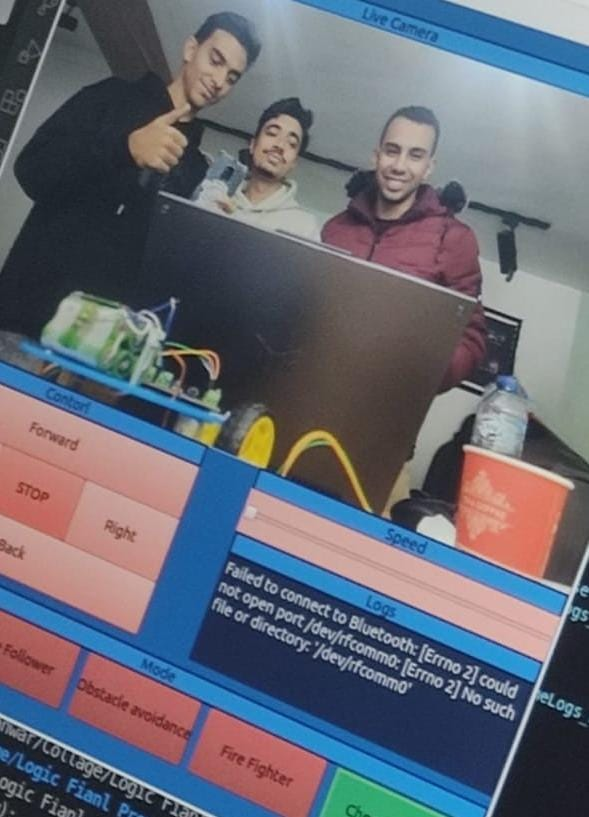
#> input picture GUI&Image_proc/Afay.jpeg, 589 x 817 px, given in place of video, which was not available
$ python ShapesDetection.py
#> lines starting #> are read from the running program, lines starting #| are printed output that depends on the picture; after the words box and inside, x2 and y2 are one past the last pixel; in counts of white or black regions, pixels touching at a corner belong together; pictures that were not available may be replaced by others from this repository, and a replacement may not be noted
import cv2
import numpy as np

# IP Camera stream URL
ip_camera_url = "http://192.168.45.234:8080/video"  # Replace with your IP camera's URL

# Open video capture from IP camera
video = cv2.VideoCapture(ip_camera_url)

# Desired window size
window_width = 770
window_height = 434

while True:
    ret, frame = video.read()
#> frame is the input picture: shape (817, 589, 3); mean B, G, R 115.8, 104.5, 101.4
    if not ret:
        print("Failed to grab frame from IP camera.")
        break

    # Convert to grayscale
    gray_frame = cv2.cvtColor(frame, cv2.COLOR_BGR2GRAY)
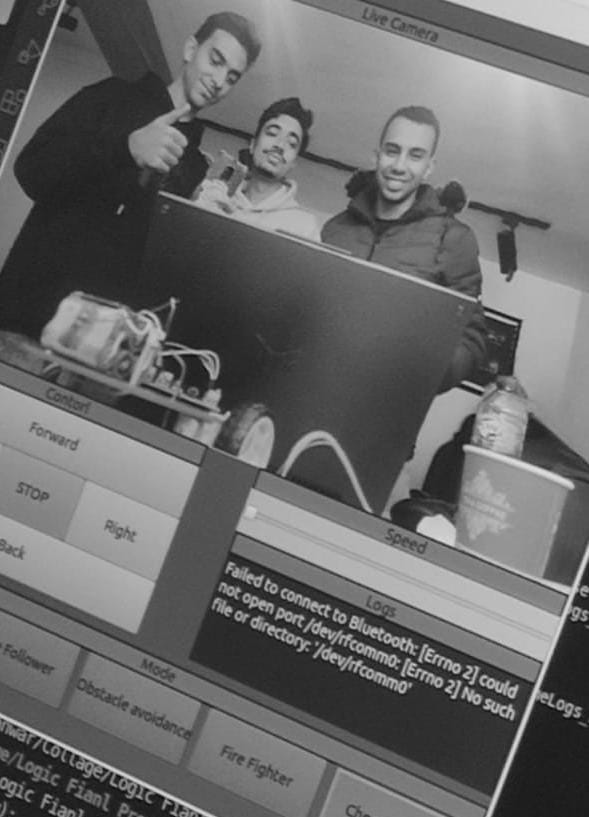
#> gray_frame: shape (817, 589); min 7, max 224, mean 104.9

    # Apply Gaussian blur to reduce noise
    blurred = cv2.GaussianBlur(gray_frame, (5, 5), 0)

    # Detect edges using Canny edge detection
    edges = cv2.Canny(blurred, 50, 150)
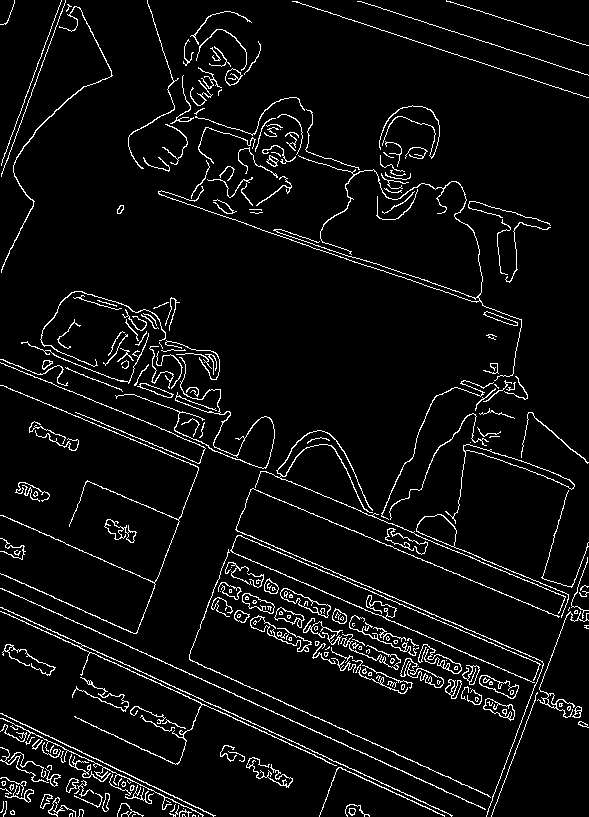
#> edges: shape (817, 589); 5.5% white in thin lines or dots

    # Resize the edges image to fit the smaller window
    edges_resized = cv2.resize(edges, (window_width, window_height))
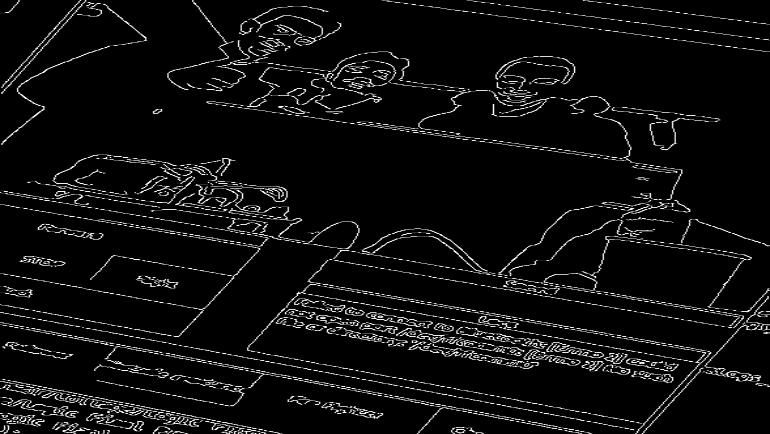
#> edges_resized: shape (434, 770); min 0, max 255, mean 13.9

    # Display the edges image
    cv2.imshow('Edges', edges_resized)

    # Find contours from edges
    contours, _ = cv2.findContours(edges, cv2.RETR_TREE, cv2.CHAIN_APPROX_SIMPLE)
#> contours = 378 contours, 256 with area under 20; largest, box (x1, y1, x2, y2) and area: (416, 514, 569, 618) 836, (416, 514, 457, 547) 790, (445, 444, 575, 524) 721, (463, 444, 575, 490) 690, (280, 588, 331, 618) 507

    for contour in contours:
        if cv2.contourArea(contour) > 200:
            # Approximate the contour
            epsilon = 0.02 * cv2.arcLength(contour, True)
            approx = cv2.approxPolyDP(contour, epsilon, True)
            # Determine the shape based on the number of vertices
            if len(approx) == 3:
                contour_area = cv2.contourArea(contour)
                shape_name = "Triangle"
                color = (0, 255, 0)  # Green
            elif len(approx) == 4:
                # Check if the shape is a rectangle or square
                x, y, w, h = cv2.boundingRect(approx)
                aspect_ratio = float(w) / h
                contour_area = cv2.contourArea(contour)
                area = w * h
                if 0.8 <= contour_area / area <= 1.2:
                    if 0.96 <= aspect_ratio <= 1.04:
                        shape_name = "Square"
                    else:
                        shape_name = "Rectangle"
                    color = (255, 0, 0)  # Blue
                else:
                    continue
            elif len(approx) > 4:
                # Check if the shape is a circle
                (x, y), radius = cv2.minEnclosingCircle(contour)
                circle_area = np.pi * (radius ** 2)
                contour_area = cv2.contourArea(contour)
                if 0.8 <= contour_area / circle_area <= 1.2:
                    shape_name = "Circle"
                    color = (0, 0, 255)  # Red
                else:
                    continue
        else:
            continue

        # Draw the contour and the shape name
        cv2.drawContours(frame, [approx], -1, color, 3)
        x, y = approx[0][0]  # Position for text
        cv2.putText(frame, shape_name, (x, y - 10), cv2.FONT_HERSHEY_SIMPLEX, 0.5, color, 2)
#> this loop made 378 passes
#> (epsilon, radius, circle_area, contour_area) on passes 80, 82, 101, 102, 123, 124, 194, 196, 202, 204, 205, 215: (1.88, 17.2, 929.9, 346.5), (2.71, 16.64, 870.2, 305), (2.31, 20.24, 1287.2, 425), (2.86, 20.01, 1258.4, 396), (2.74, 19.56, 1201.7, 303), (3.23, 19.14, 1150.6, 273), (2, 15.03, 710, 265), (1.63, 14.53, 663.7, 217.5), (47.58, 248.8, 194439.6, 294.5), (1.86, 17.68, 981.8, 325.5), (2.32, 17.22, 931.5, 304.5), (2.89, 26.67, 2234.5, 507)
#> (epsilon, approx, contour_area, shape_name, color) on pass 254: (5.26, [[463, 446], [529, 463], [574, 486]], 690.5, 'Triangle', (0, 255, 0))
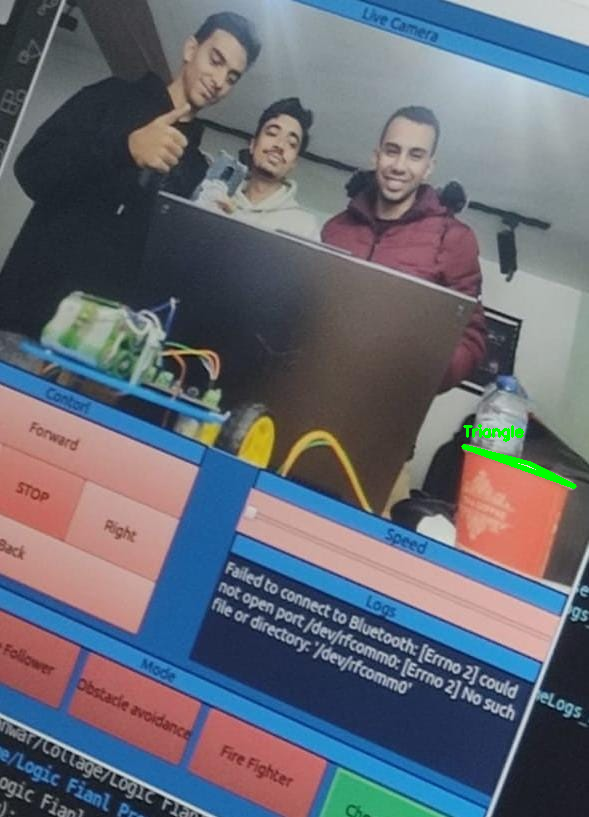
#> frame: shape (817, 589, 3); 0.29% of pixels changed, all inside (x1, y1, x2, y2) = (461, 424, 577, 489)

    # Resize the frame to fit the smaller window
    frame_resized = cv2.resize(frame, (window_width, window_height))
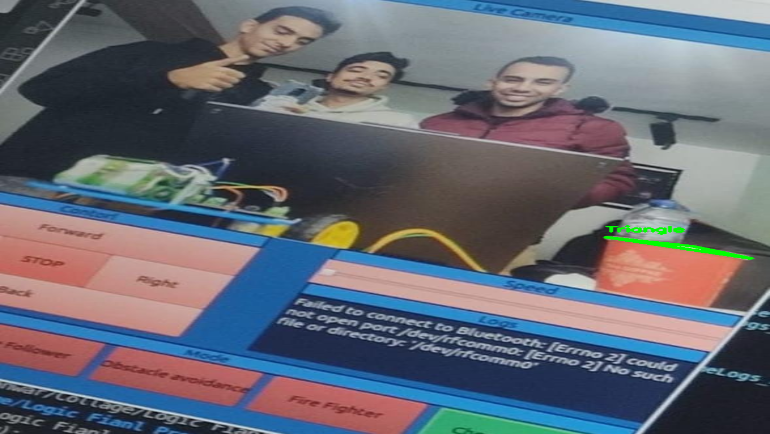
#> frame_resized: shape (434, 770, 3); mean B, G, R 115.2, 104.6, 100.8

    # Display the frame
    cv2.imshow('Shape Detection', frame_resized)

    if cv2.waitKey(1) == ord('q'):
#> (key q is pressed here)
        break

# Release resources
video.release()
cv2.destroyAllWindows()
